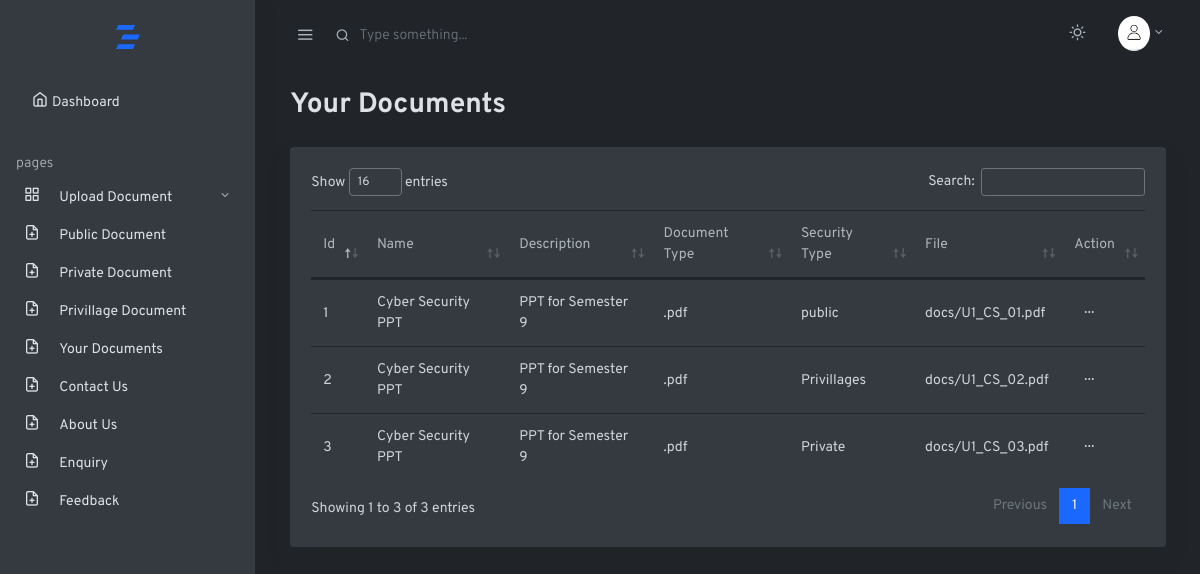
/your_document (signed in), run on the app's committed database.
### securidocs/models.py (models this page shows, shortened)
class document_detail(models.Model):
    l_id = models.ForeignKey(login,on_delete=models.CASCADE)
    d_name = models.CharField(max_length=30,blank=True)
    d_description = models.TextField(max_length=30)
    d_type = models.CharField(max_length=40)
    security_id = models.ForeignKey(document_security_technique,on_delete=models.CASCADE)
    password = models.CharField(max_length=50)
    document = models.FileField(upload_to='docs')
    timestamp = models.DateTimeField(auto_now_add=True,editable=False)

class document_security_technique(models.Model):
    c_name = models.CharField(max_length=30)
    def __str__(self):
        return self.c_name

### securidocs/views.py (the view)
# urls.py: path('your_document',views.your_document,name='your_document.html'),
def your_document(request):
    uid = request.session['log_id']
    fetchdoc = document_detail.objects.all().filter(l_id=uid)
    return render(request, 'your_document.html', {'docs': fetchdoc})

### securidocs/templates/your_document.html (shortened to what this page needs)
<!doctype html>
<html lang="en">
{% load static %}
  <head>
    <link rel="stylesheet" href=" {% static 'css/simplebar.css' %} ">
    <link rel="stylesheet" href=" {% static 'css/feather.css' %} ">
    <link rel="stylesheet" href=" {% static 'css/dataTables.bootstrap4.css' %} ">
    <link rel="stylesheet" href=" {% static 'css/daterangepicker.css' %} ">
    <link rel="stylesheet" href=" {% static 'css/app-light.css' %} " id="lightTheme" disabled>
    <link rel="stylesheet" href=" {% static 'css/app-dark.css' %} " id="darkTheme">
  </head>
  <body class="vertical  dark  ">
    <div class="wrapper">
      <nav class="topnav navbar navbar-light">
        <button type="button" class="navbar-toggler text-muted mt-2 p-0 mr-3 collapseSidebar">
          <i class="fe fe-menu navbar-toggler-icon"></i>
        </button>
        <form class="form-inline mr-auto searchform text-muted">
          <input class="form-control mr-sm-2 bg-transparent border-0 pl-4 text-muted" type="search" placeholder="Type something..." aria-label="Search">
        </form>
         <ul class="nav">
           <li class="nav-item">
            <a class="nav-link text-muted my-2" href="#" id="modeSwitcher" data-mode="dark">
              <i class="fe fe-sun fe-16"></i>
            </a>
          </li>
          <li class="nav-item dropdown">
            <a class="nav-link dropdown-toggle text-muted pr-0" href="#" id="navbarDropdownMenuLink" role="button" data-toggle="dropdown" aria-haspopup="true" aria-expanded="false">
              <span class="avatar avatar-sm mt-2">
                <img src=" {% static './photos/logout.png' %} " alt="..." class="avatar-img rounded-circle">
              </span>
            </a>
          </li>
        </ul>
      </nav>
      <aside class="sidebar-left border-right bg-white shadow" id="leftSidebar" data-simplebar>
        <nav class="vertnav navbar navbar-light">
          <div class="w-100 mb-4 d-flex">
            <a class="navbar-brand mx-auto mt-2 flex-fill text-center" href=" {% url 'index.html' %} ">
            </a>
          </div>
          <ul class="navbar-nav flex-fill w-100 mb-2">
            <li class="nav-item dropdown">
              <a class="nav-link pl-3" href=" {% url 'index.html' %} ">
			  <i class="fe fe-home fe-16"></i><span class="ml-1 item-text">Dashboard</span></a>
            </li>
          </ul>
		  <p class="text-muted nav-heading mt-4 mb-1">
            <span>pages</span>
          </p>
          <ul class="navbar-nav flex-fill w-100 mb-2">
		 <li class="nav-item dropdown">
              <a href=" #tables " data-toggle="collapse" aria-expanded="false" class="dropdown-toggle nav-link">
                <i class="fe fe-grid fe-16"></i>
                <span class="ml-3 item-text">Upload Document</span>
              </a>
            </li>
			<li class="nav-item w-100">
              <a class="nav-link" href=" {% url 'public_document.html' %} ">
                <i class="fe fe-16 fe-file-plus"></i>
                <span class="ml-3 item-text">Public Document</span>
              </a>
            </li>
			<li class="nav-item w-100">
              <a class="nav-link" href=" {% url 'private_document.html' %} ">
                <i class="fe fe-16 fe-file-plus"></i>
                <span class="ml-3 item-text">Private Document</span>
              </a>
            </li>
            <li class="nav-item w-100">
              <a class="nav-link" href=" {% url 'privillage_document.html' %} ">
                <i class="fe fe-16 fe-file-plus"></i>
                <span class="ml-3 item-text">Privillage Document</span>
              </a>
            </li>
			<li class="nav-item w-100">
              <a class="nav-link" href=" {% url 'your_document.html' %} ">
                <i class="fe fe-16 fe-file-plus"></i>
                <span class="ml-3 item-text">Your Documents</span>
              </a>
            </li>
            <li class="nav-item w-100">
              <a class="nav-link" href=" {% url 'contact_us.html' %} ">
                <i class="fe fe-16 fe-file-plus"></i>
                <span class="ml-3 item-text">Contact Us</span>
              </a>
            </li>
			<li class="nav-item w-100">
              <a class="nav-link" href=" {% url 'about_us.html' %} ">
                <i class="fe fe-16 fe-file-plus"></i>
                <span class="ml-3 item-text">About Us</span>
              </a>
            </li>
             <li class="nav-item w-100">
              <a class="nav-link" href=" {% url 'enquiry.html' %} ">
                <i class="fe fe-16 fe-file-plus"></i>
                <span class="ml-3 item-text">Enquiry</span>
              </a>
            </li>
            <li class="nav-item w-100">
              <a class="nav-link" href=" {% url 'feedback.html' %} ">
                <i class="fe fe-16 fe-file-plus"></i>
                <span class="ml-3 item-text">Feedback</span>
              </a>
            </li>
          </ul>
		  </nav>
      </aside>
      <main role="main" class="main-content">
        <div class="container-fluid">
          <div class="row justify-content-center">
            <div class="col-12">
              <h2 class="mb-2 page-title">Your Documents</h2>
              <div class="row my-4">
                <div class="col-md-12">
                  <div class="card shadow">
                    <div class="card-body">
                      <table class="table datatables" id="dataTable-1">
                        <thead>
                          <tr>
                            <th>Id</th>
                            <th>Name</th>
                            <th>Description</th>
                            <th>Document Type</th>
                            <th>Security Type</th>
                            <th>File</th>
                            <th>Action</th>
                          </tr>
                        </thead>
                        <tbody>
                         {% for data in docs %}
                          <tr>
                            <td>{{ forloop.counter }}</td>
                            <td>{{ data.d_name }}</td>
                            <td>{{ data.d_description }}</td>
                            <td>{{ data.d_type }}</td>
                            <td>{{ data.security_id }}</td>
                            <td>{{ data.document }}</td>
                            <td><button class="btn btn-sm dropdown-toggle more-horizontal" type="button" data-toggle="dropdown" aria-haspopup="true" aria-expanded="false">
                              </button>
                            </td>
                          </tr>
                      {% endfor %}
                        </tbody>
                      </table>
                    </div>
                  </div>
                </div>
              </div>
            </div>
          </div>
        </div>
      </main>
    </div>
  </body>
</html>

### securidocs/static/css/simplebar.css (style rules this page uses)
[data-simplebar] { position: relative; flex-direction: column; flex-wrap: wrap; justify-content: flex-start; align-content: flex-start; align-items: flex-start; }

### securidocs/static/css/feather.css (style rules this page uses)
.fe { font-family: "feather" !important; speak: none; font-style: normal; font-weight: normal; font-variant: normal; text-transform: none; line-height: 1; -webkit-font-smoothing: antialiased; -moz-osx-font-smoothing: grayscale; }
.fe-16 { font-size: 16px; }
.fe-file-plus:before { content: ""; }
.fe-grid:before { content: ""; }
.fe-home:before { content: ""; }
.fe-menu:before { content: ""; }
.fe-sun:before { content: ""; }

### data on the page
document_detail: d_name "Cyber Security PPT", d_description "PPT for Semester 9", d_type ".pdf", security_id "public", document "docs/U1_CS_01.pdf"
document_detail: d_name "Cyber Security PPT", d_description "PPT for Semester 9", d_type ".pdf", security_id "Privillages", document "docs/U1_CS_02.pdf"
document_detail: d_name "Cyber Security PPT", d_description "PPT for Semester 9", d_type ".pdf", security_id "Private", document "docs/U1_CS_03.pdf"
